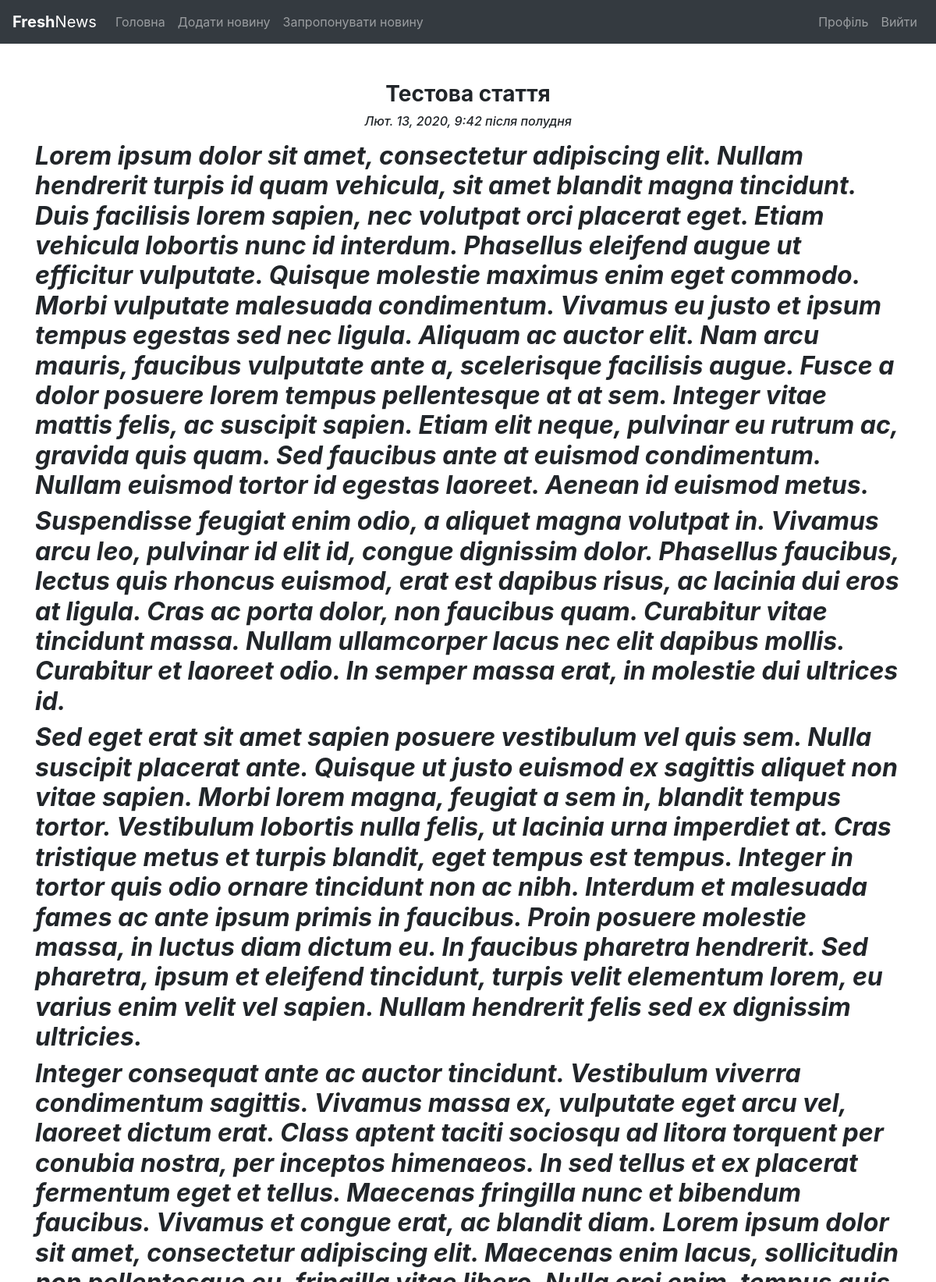
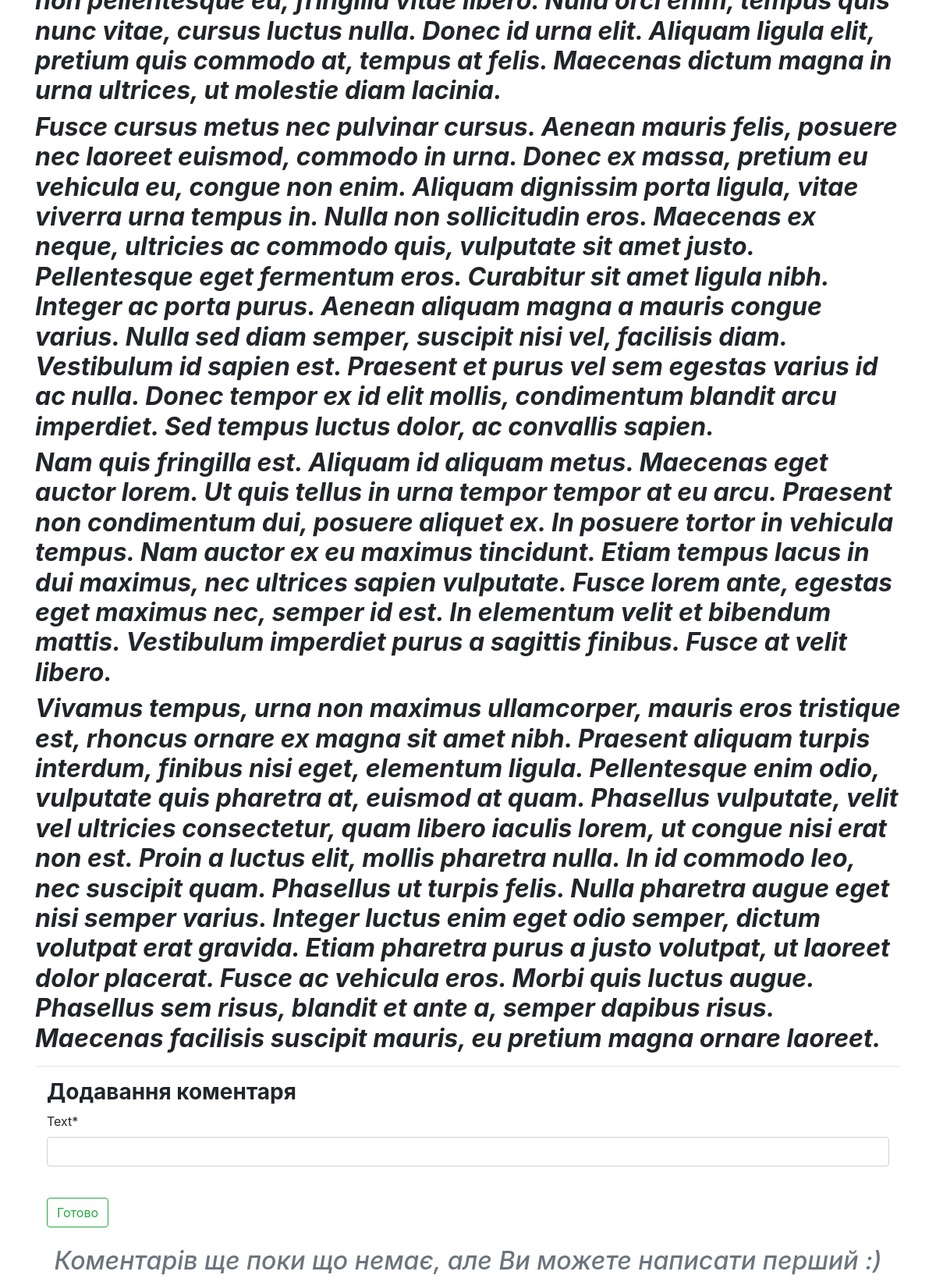
The app's page /post/21/ (signed in) with its own data (2 pictures, top to bottom).
### main/models.py (models this page shows, shortened)
class Post(models.Model):
    title = models.CharField(max_length=256, blank=False)
    text = RichTextField(blank=True, null=True)
    author = models.CharField(max_length=256, blank=True)
    published_date = models.DateTimeField(blank=True, null=True)
    pre_moderation = models.BooleanField(default=False)

### main/views.py (the view)
# urls.py: path('post/<int:post_id>/', main_views.post_detail, name="post_detail"),
@login_required
def post_detail(request, post_id):
    post_detail = Post.objects.get(id=post_id)
    comment_list = post_detail.comment_set.order_by('-id')
    if request.method == "POST":
        form = CommentForm(request.POST)
        if form.is_valid():
            comment = form.save(commit=False)
            comment.post = Post.objects.get(id=post_id)
            comment.author = request.user
            comment.save()
            subject = f"Вашу новину хтось прокоментував на FreshNews"
            message = render_to_string('users/comment.html')
            sender = "here_will_be@sender.com"
            recipients = [form.cleaned_data.get('email')]
            send_mail(subject, message, sender, recipients, fail_silently=True)
            return redirect("/")
    else:
        form = CommentForm()
    return render(request, "posts/post_detail.html", {'form': form, 'post_detail': post_detail, 'comment_list': comment_list})

### main/forms.py
class CommentForm(forms.ModelForm):
    class Meta:
        model = Comment
        fields = ['text']

### posts/templates/posts/post_detail.html (shortened to what this page needs)
{% extends 'base.html' %}
{% load static %}
{% load crispy_forms_tags %}
{% block content %}
    <div class="container">
        <div>
            <h3 class="text-center font-weight-bold">{{ post_detail.title }}</h3>
            <h6 class="text-center font-italic">{{ post_detail.published_date }}</h6>
            <p class="text-center">{{ post_detail.text | safe }}</p>
        </div>
        <hr>
        <div class="container">
            <h3 class="font-weight-bolder">Додавання коментаря</h6>
            <form method="POST">
                {{ form | crispy }}
                <button type="submit" class="btn btn-outline-success mt-4">Готово</button>
            </form>
        </div>
        <div class="container">
            {% if comment_list %}
                {% for comment in comment_list %}
                    <h4 class="font-weight-bold mt-3">{{ comment.author}}</h3>
                    <p>{{ comment.text }}</p>
                {% endfor %}
            {% else %}
            <h2 class="font-italic text-center text-muted mt-4">Коментарів ще поки що немає, але Ви можете написати перший :)</h2>
            {% endif %}
        </div>
    </div>
{% endblock content %}

### records on screen
Post: title "Тестова стаття", published_date "Лют. 13, 2020, 9:42 після полудня", text "Lorem ipsum dolor sit amet, consectetur adipiscing elit. Nullam hendrerit turpis id quam vehicula, sit amet blandit magna tincidunt. Duis facilisis lorem sapien, nec volutpat orci placerat eget. Etiam vehicula lobortis nunc id interdum. Phasellus eleifend augue ut efficitur vulputate. Quisque molestie maximus enim eget commodo. Morbi vulputate malesuada condimentum. Vivamus eu justo et ipsum tempus egestas sed nec ligula. Aliquam ac auctor elit. Nam arcu mauris, faucibus vulputate ante a, scelerisque facilisis augue. Fusce a dolor posuere lorem tempus pellentesque at at sem. Integer vitae mattis felis, ac suscipit sapien. Etiam elit neque, pulvinar eu rutrum ac, gravida quis quam. Sed…"
